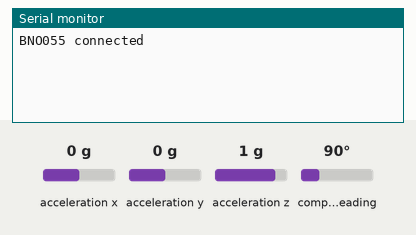
Bench run of a program on a simulated ESP32. Parts: the last lines printed to the serial monitor. Inputs (shaded band) come from the test bench; at power-on: acceleration x 0 g, acceleration y 0 g, acceleration z 1 g, compass heading 90°. Nothing arrives over Bluetooth unless stated; USB keyboard and mouse output is not drawn.

Above: at 1.2 s.
1.3 s: acceleration x set to -1.4 g
At 2.4 s:
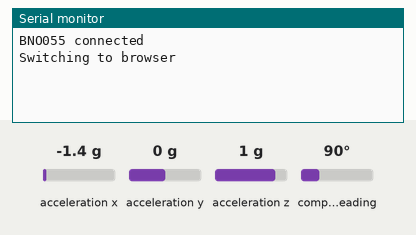
2.8 s: acceleration y set to -1.4 g
At 3.6 s:
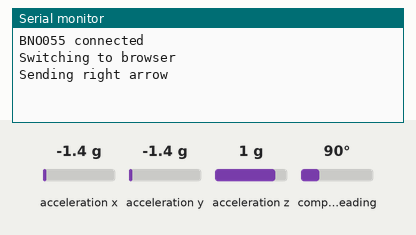
4.3 s: acceleration y set to -0.8 g
At 4.7 s:
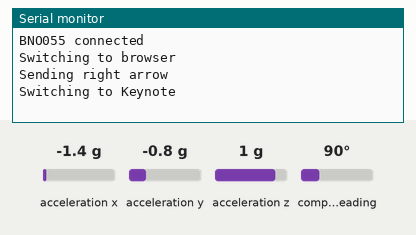
5.8 s: acceleration x set to 1.4 g
At 7.0 s:
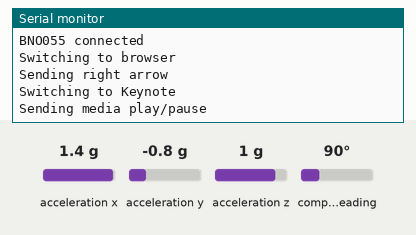
7.3 s: acceleration y set to 1.4 g
At 8.2 s:
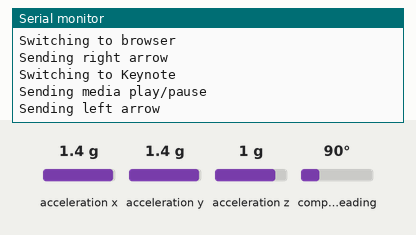

Measured:
- after the input at 1.3 s, the serial monitor: prints a new line at once (image 1)
- after the input at 2.8 s, the serial monitor: prints a new line at once (image 2)
- after the input at 4.3 s, the serial monitor: prints a new line at once (image 3)
- after the input at 5.8 s, the serial monitor: prints a new line at once (image 4)
- after the input at 7.3 s, the serial monitor: prints a new line at once (image 5)

The program:

main.cpp
```cpp
#include <Adafruit_BNO055.h>
#include <BLEDevice.h>
#include <BleKeyboard.h>
#include <HardwareSerial.h>

#ifdef FIREBEETLE
#define SPICLK 22
#define SPIDAT 21
#else
#define SPICLK 22
#define SPIDAT 23
#endif

static const char BLE_DEVICE_NAME[] = "BNO055 Clicker";
static const char PRESENTATION_PROGRAM_NAME[] = "Keynote";
static const char BROWSER_PROGRAM_NAME[] = "Safari";

typedef enum {
  PRESENTATION_MODE = 1,
  BROWSER_MODE,
} Mode;

static Adafruit_BNO055 bno;
static BleKeyboard bleKeyboard(BLE_DEVICE_NAME);
static Mode mode = PRESENTATION_MODE;
static boolean bnoConnected = false;

void setup() {
  Serial.begin(115200);

  Wire.begin(SPIDAT, SPICLK);
  if (bno.begin()) {
    bnoConnected = true;
    Serial.println("BNO055 connected");
  } else {
    Serial.printf("BNO055 not found at SPI CLK=%d DAT=%d\n", SPICLK, SPIDAT);
  }

  BLEDevice::init(BLE_DEVICE_NAME);
  bleKeyboard.begin();
}

static void sendSpotlight(const char message[]) {
  bleKeyboard.press(KEY_LEFT_GUI);
  bleKeyboard.press(' ');
  delay(100);
  bleKeyboard.releaseAll();
  delay(100);
  bleKeyboard.print(message);
  bleKeyboard.write(KEY_RETURN);
  delay(100);
}

void loop() {
  static bool firstTime = true;
  static sensors_vec_t prevOrient;

  if (!bnoConnected) return;
  // if (!bleKeyboard.isConnected()) return;

  sensors_event_t event;
  const sensors_vec_t &orient = event.orientation;
  bno.getEvent(&event);

  // Serial.print("x: ");
  // Serial.print(event.orientation.x, 4);
  // Serial.print("\ty: ");
  // Serial.print(event.orientation.y, 4);
  // Serial.print("\tz: ");
  // Serial.print(event.orientation.z, 4);
  // Serial.println("");
  // delay(100);

  if (firstTime) {
    prevOrient = orient;
    firstTime = false;
  }

  if (orient.y < -45 && !(prevOrient.y < -45)) {
    switch (mode) {
      case BROWSER_MODE:
        Serial.println("Switching to Keynote");
        mode = PRESENTATION_MODE;
        sendSpotlight(PRESENTATION_PROGRAM_NAME);
        // bleKeyboard.press(KEY_LEFT_ALT);
        // bleKeyboard.press(KEY_LEFT_GUI);
        // bleKeyboard.press('p');
        // delay(100);
        // bleKeyboard.releaseAll();
        bleKeyboard.write(KEY_MEDIA_PLAY_PAUSE);
        break;
      case PRESENTATION_MODE:
        Serial.println("Switching to browser");
        mode = BROWSER_MODE;
        bleKeyboard.press(KEY_LEFT_CTRL);
        bleKeyboard.press(KEY_LEFT_SHIFT);
        bleKeyboard.press('s');
        delay(100);
        bleKeyboard.releaseAll();
        // bleKeyboard.write(KEY_MEDIA_STOP);
        // delay(100);
        // sendSpotlight(BROWSER_PROGRAM_NAME);
    }
  } else if (orient.y > 45 && !(prevOrient.y > 45)) {
    Serial.println("Sending media play/pause");
    bleKeyboard.write(KEY_MEDIA_PLAY_PAUSE);
  } else if (orient.z < -45 && !(prevOrient.z < -45)) {
    Serial.println("Sending left arrow");
    if (mode == BROWSER_MODE) {
      bleKeyboard.press(KEY_LEFT_GUI);
      bleKeyboard.press(KEY_LEFT_SHIFT);
      bleKeyboard.press('[');
      delay(100);
      bleKeyboard.releaseAll();
    } else
      bleKeyboard.write(KEY_LEFT_ARROW);
  } else if (orient.z > 45 && !(prevOrient.z > 45)) {
    Serial.println("Sending right arrow");
    if (mode == BROWSER_MODE) {
      bleKeyboard.press(KEY_LEFT_SHIFT);
      bleKeyboard.press(KEY_LEFT_GUI);
      bleKeyboard.press(']');
      delay(100);
      bleKeyboard.releaseAll();
    } else
      bleKeyboard.write(KEY_RIGHT_ARROW);
  }
  prevOrient = orient;
}
```
